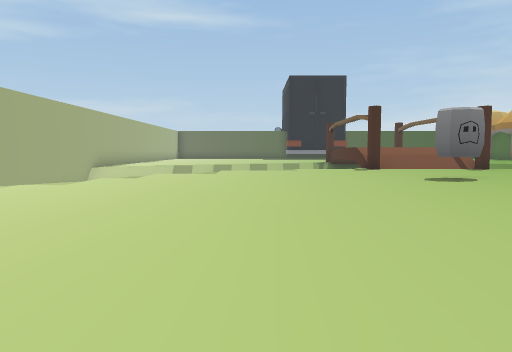
View 1 (above)

19 first-person views from a walk through a Unity game level. The camera is 1.2 m above the floor, tilts 4° down and sees 70° across. The floor is counted in squares, 2 m on a side. Each view is taken from the middle of a square. On the plan, view 1 faces up. The plan holds only what a view shows up to about 10 squares ahead; the rest is blank. The place goes on beyond the plan. The player is left out.

View 2
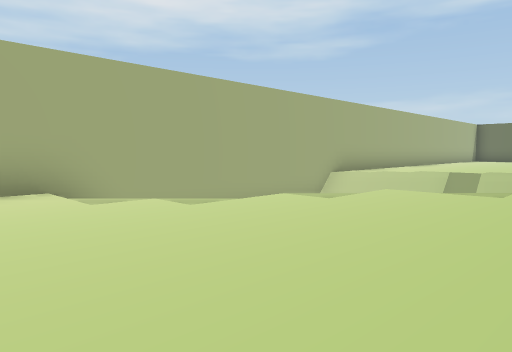

View 3
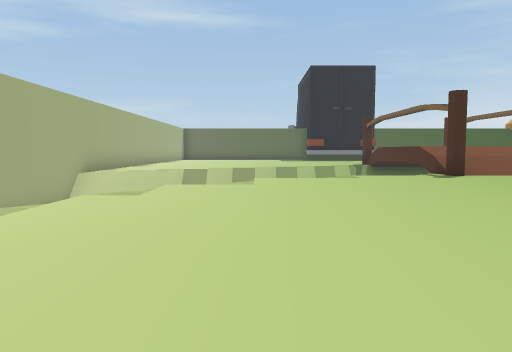

View 4
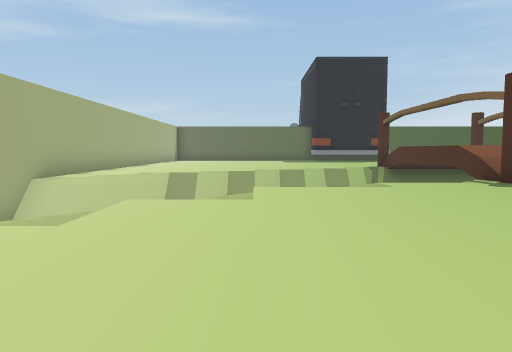

View 5
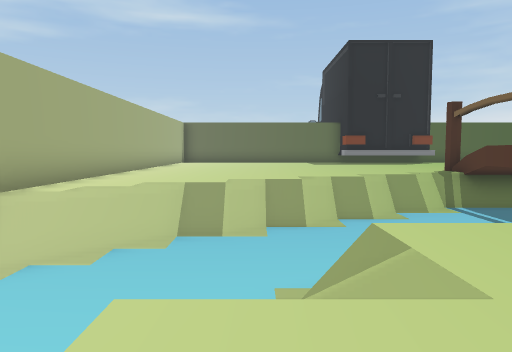

View 6
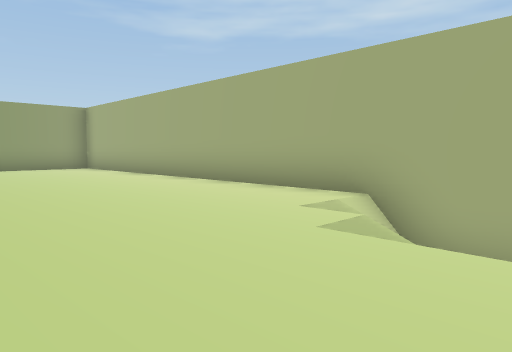

View 7
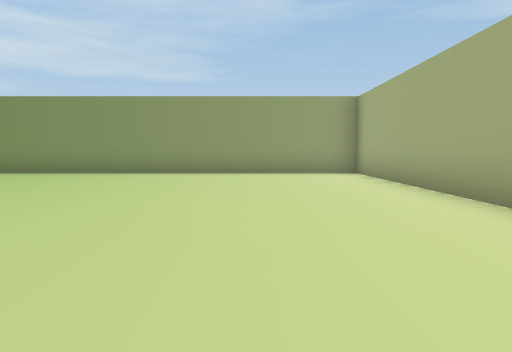

View 8
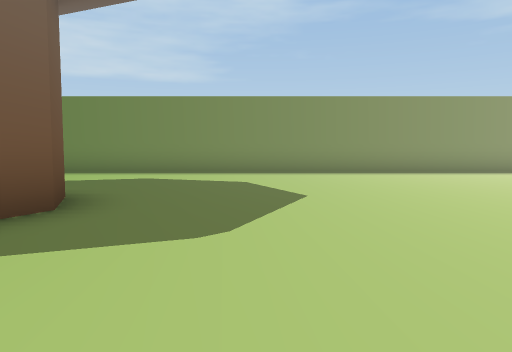

View 9
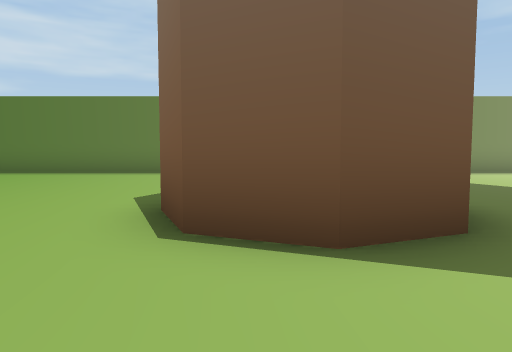

View 10
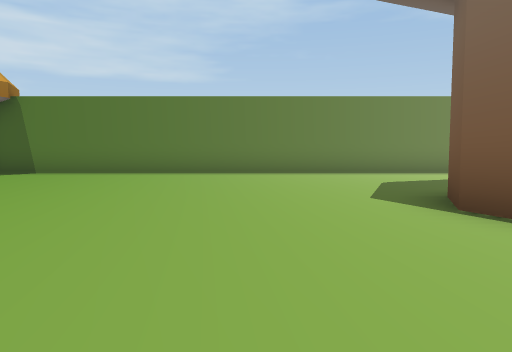

View 11
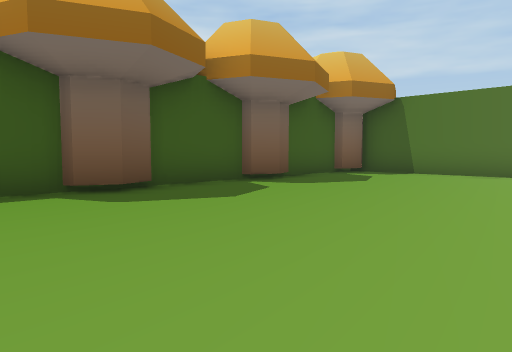

View 12
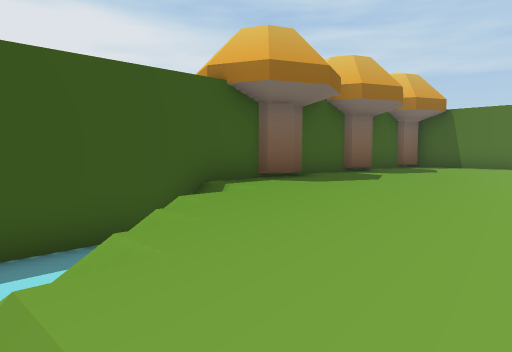

View 13
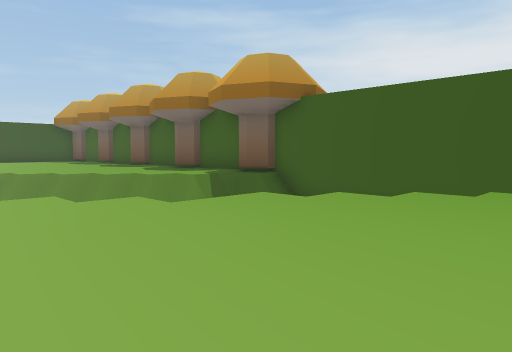

View 14
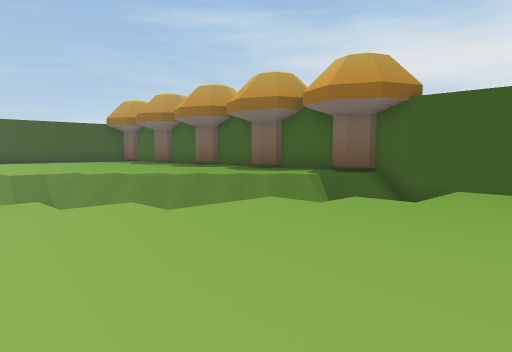

View 15
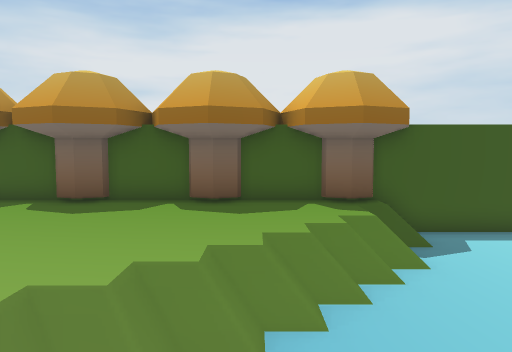

View 16
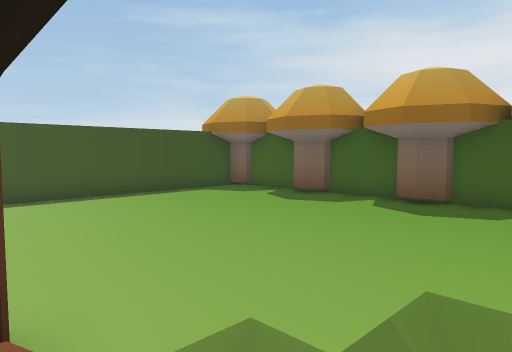

View 17
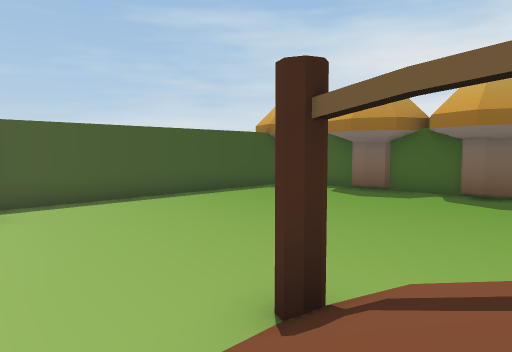

View 18
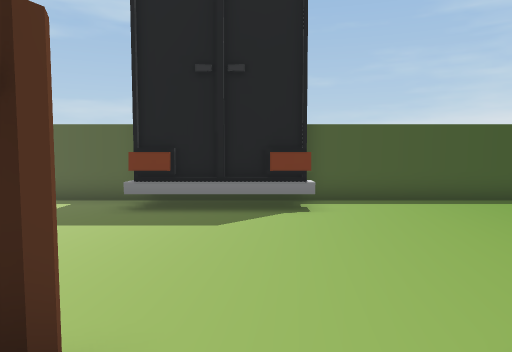

View 19
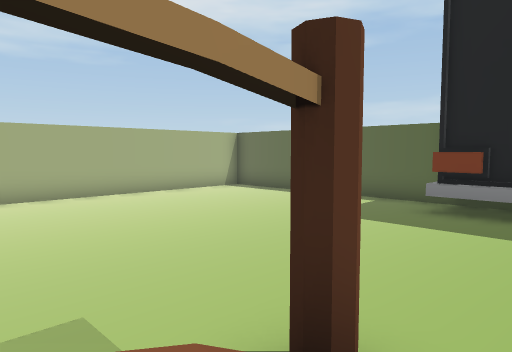

### Floor plan
Key: @ floor where view 1 was taken; # wall or solid block; x gap in a wall; . main floor; - floor 0.25 m lower than the main floor; : floor 1.5 m higher than the main floor; / step, stairs or slope; v drop or lower ground; O other object.
Columns run from 6 left of view 1 to 17 right of it. Each row starts with its distance up from view 1.
 27       #############
 26       ...####.....
 25        ..####......
 24     .. .............
 23    ..................
 22   .................... #
 21  ......................#
 20 #......................#
 19 #............#.........#
 18 #........v# //v........#
 17 #......vvv//// vv......#
 16 #.....vvvv:  :  vv.....#
 15 #...vvvvvv   :   vv....#
 14 #.vvvvv          vvv...#
 13 #vvvvv    //     vvvv..#
 12 #vvvvv vvv#/  v  vvvvvx#
 11 # vvvvv.....  .v  vvvvvv
 10 #   v............  vvvv#
  9 #  v..............vv vv#
  8 #  .......O........-vvv#
  7 # v......... ........ v#
  6 #v.........    ....... #
  5 #.......... .  .......v#
  4 #......................#
  3 #......................#
  2 #..........##..........#
  1 #..........##..........#
  0 #.....@....##..........#
 -1 #......................#
 -2 #......................#
 -3 #......................#
 -4 #......................#
 -5 v#######################

Where each view was taken, in squares from view 1:
view 1: 0 up, 0 right, facing up
view 2: 4 up, 0 right, facing up-left
view 3: 3 up, 1 left, facing up
view 4: 5 up, 1 left, facing up
view 5: 8 up, 2 left, facing up
view 6: 8 up, 1 left, facing down-left
view 7: 5 up, 3 left, facing down
view 8: 5 up, 2 right, facing down
view 9: 5 up, 6 right, facing down
view 10: 5 up, 9 right, facing down
view 11: 5 up, 11 right, facing down-right
view 12: 9 up, 11 right, facing down-right
view 13: 5 up, 9 right, facing up-right
view 14: 7 up, 7 right, facing up-right
view 15: 15 up, 7 right, facing right
view 16: 16 up, 7 right, facing up-right
view 17: 17 up, 5 right, facing up-right
view 18: 17 up, 5 right, facing up
view 19: 17 up, 5 right, facing up-left
